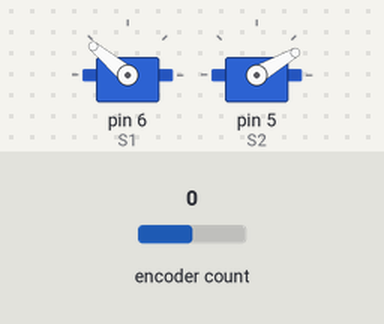
Recording of a sketch running on a simulated Arduino Mega 2560, built with avr-gcc and run on an emulated ATmega2560. On the bench: 2 × servo. The test bench sets the inputs (shaded band); at power-on: encoder count 0. Random numbers use the default seed unless the sketch sets one.

Above: at 0.1 s.
At 2.16 s:
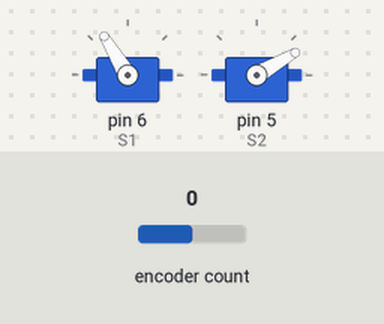
At 25.4 s:
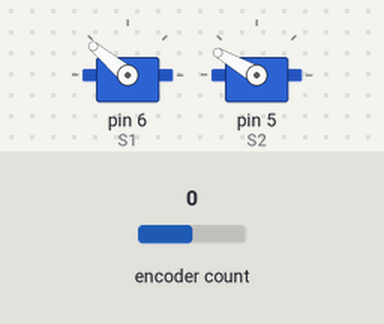
At 38.2 s:
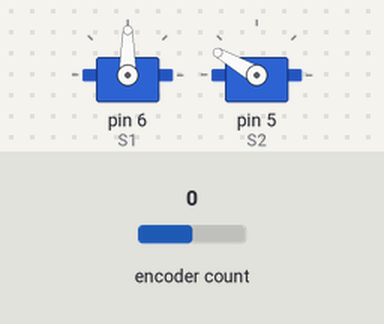
Timing chart, 0 to 40.0 s (numbered marks = the images above):
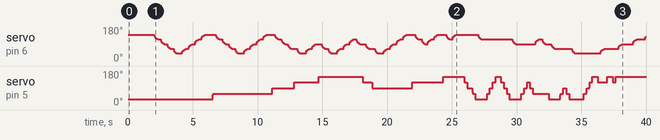

The sketch:

RLCrawler.ino
```cpp
#define DEBUG //Uncomment for debugging mode

//#include <MemoryFree.h>
//#include <pgmStrToRAM.h>
#include "myFcns.h"
//#define ENCODER_USE_INTERRUPTS
#include <Encoder.h>
#include <Servo.h>
Servo S1, S2;
Encoder rot_encoder(2, 3); //avoid using pins with LEDs attached

int h,i,j,k=0;
long iteration_cnt = 0;
long oldPosition  = 0;
volatile long newPosition;
long newPosition_hold = 0;
long ms, ms_hold =0;
int vel = 0;
int vel_dt = 10; // dt in milliseconds for differentiate the wheel velocity from the rot_encoder position
int waitforservos = 70; // wait until the servos moved to new postion in milliseconds

float reward =0;
int action; //up=0; down=1; backwards=2; forwards=3;

int gwS1 = 0; //gridworld state of Servo 1
int gwS2 = 0; //gridworld state of Servo 2
int newgwS1 = 0;
int newgwS2 = 0;
int VigwS1 = 0;
int VigwS2 = 0;
int newVigwS1 = 0;
int newVigwS2 = 0;
int ViAction = 0;
float Vcandidates[4] = {0, 0, 0, 0};
float Vmax = 0;
int policyentry = 0;
int movedir;
float del;

int V_init = 0; //Multiplicaton Factor to initialize QMATRIX
float e_greed = 90;//93; // factor for  e-greedy action selection in range from 0-99; balance between exploration & exploitation
float e_greed_final = 90; //98
float e_greed_step = 0.015; //value with which the e_greed factor is increased in each iteration. This way exploring at the beginning and exploitation at the end can be achieved.
float gamma = 0.95; // 0.5 at 9states worked 0.7 //discount factor of Q-value of next state
float newRweight = 0.3;

bool go_backwards = false;

#define TWENTYFIVE_STATES // Comment this line out to use 3x3 State space
#ifdef TWENTYFIVE_STATES
#define N_STATES     int n_states[2] = {5, 5}; //{Servo1, Servo2}

#define SERVOPOS     int servopos[5][2] = {{40, 30}, \
                                            {65, 60}, \
                                            {90, 90}, \
                                            {115, 120}, \
                                            {140, 150}};

#define GW2STATE     int gw2state[5][5] = {{0, 1, 2, 3, 4}, \
                                            {5, 6, 7, 8, 9}, \
                                            {10, 11, 12, 13, 14}, \
                                            {15, 16, 17, 18, 19}, \
                                            {20, 21, 22, 23, 24}}; //gridworld indices to state number

#define VALUETABLE float V[5][5] = {{1, 1, 1, 1, 1}, {1, 1, 1, 1, 1}, {1, 1, 1, 1, 1}, {1, 1, 1, 1, 1}, {1, 1, 1, 1, 1}};
#define REWARDTABLE float R[5][5][4] = {{{0, 0, 0, 0}, {0, 0, 0, 0}, {0, 0, 0, 0}, {0, 0, 0, 0}, {0, 0, 0, 0}}, {{0, 0, 0, 0}, {0, 0, 0, 0}, {0, 0, 0, 0}, {0, 0, 0, 0}, {0, 0, 0, 0}}, {{0, 0, 0, 0}, {0, 0, 0, 0}, {0, 0, 0, 0}, {0, 0, 0, 0}, {0, 0, 0, 0}}, {{0, 0, 0, 0}, {0, 0, 0, 0}, {0, 0, 0, 0}, {0, 0, 0, 0}, {0, 0, 0, 0}}, {{0, 0, 0, 0}, {0, 0, 0, 0}, {0, 0, 0, 0}, {0, 0, 0, 0}, {0, 0, 0, 0}}};
//#define REWARDTABLE float R[5][5][4] = {{{0, 0, 0, 0}, {0, 0, 0, 0}, {0, 0, 0, 0}, {0, 0, 0, 0}, {0, 0, 0, 0}}, {{0, 0, 0, 0}, {0, 0, 0, 0}, {0, 0, 0, 0}, {0, 0, 0, 0}, {0, 0, 0, 0}}, {{0, 0, 0, 0}, {0, 0, 0, 0}, {0, 0, 0, 0}, {0, 0, 0, 0}, {0, 0, 0, 0}}, {{0, 0, 0, 0}, {0, 0, 0, 0}, {0, 0, 0, 0}, {0, 0, 0, 0}, {0, 0, 0, 0}}, {{0, 0, -100, -100}, {0, 0, 100, -100}, {0, 0, 100, -100}, {0, 0, 100, -100}, {0, 0, 100, -100}}};
#define POLICY int P[5][5] = {{1, 1, 1, 1, 1}, {1, 1, 1, 1, 1}, {1, 1, 1, 1, 1}, {1, 1, 1, 1, 1}, {1, 1, 1, 1, 1}};
#else
#define N_STATES     int n_states[2] = {3, 3};//{Servo1, Servo2}
#define SERVOPOS     int servopos[3][2] = {{85, 30}, \
                                           {105, 90}, \
                                           {120, 150}};
#define GW2STATE     int gw2state[3][3] = {{0, 1, 2}, \
                                            {3, 4, 5}, \
                                            {6, 7, 8}};
#define VALUETABLE float V[3][3] = {{1, 1, 1}, {1, 1, 1}, {1, 1, 1}};
#define REWARDTABLE float R[3][3][4] = {{{0, 0, 0, 0}, {0, 0, 0, 0}, {0, 0, 0, 0}}, {{0, 0, 0, 0}, {0, 0, 0, 0}, {0, 0, 0, 0}}, {{0, 0, 0, 0}, {0, 0, 0, 0}, {0, 0, 0, 0}}};
#define POLICY int P[5][5] = {{1, 1, 1}, {1, 1, 1}, {1, 1, 1}};
#endif
N_STATES
SERVOPOS
GW2STATE
VALUETABLE
REWARDTABLE
POLICY


void setup() {

  S1.attach(6); //range 20 to 180
  S2.attach(5); //range 10 to 150; 90 is 45degree up-forward; 150 is forward-down; 10 is backwards-up
  Serial1.begin(115200);
  Serial1.println("*******************Start-up****************************");

  if(go_backwards)
  {movedir = -1;}
  else
  {movedir = 1;}


  long rnd_seed;
  int op;
  //randomSeed(25); //35 good for 9 states

  for (int p = A0; p <= A7; p++)
  {
    op = random(0, 2);
    if (op == 0)
    {
      rnd_seed += analogRead(p);
    }
    else if (op == 1)
    {
      rnd_seed *= analogRead(p);
    }
    randomSeed(abs(rnd_seed));
  }
  Serial1.print("Random Seed: ");
  Serial1.println(abs(rnd_seed));

  for (h = 0; h < n_states[0]; h++){
    for (i = 0; i < n_states[1]; i++){
      V[h][i] = V[h][i] * V_init; //random(1, 10); // Initialize Value table
      P[h][i] = P[h][i] * random(0, 4); // Initialize Policy Table
    }
  }

DEBUG_PRINTLN("Policy:");
  for (h=0; h < (n_states[0]); h++){
    for(i=0;i < n_states[1]; i++){
      DEBUG_PRINT(P[h][i]);
      DEBUG_PRINT(", ");
    }
    DEBUG_PRINTLN();
  }

  gwS1 = random(0, n_states[0]);
  gwS2 = random(0, n_states[1]); //random initial state
  Serial1.print("Random initial state: ");
  Serial1.println(gw2state[gwS1][gwS2]);
  S1.write(servopos[gwS1][0]);
  S2.write(servopos[gwS2][1]);
  delay(2000);
  Serial1.print("g1: ");
  Serial1.print(gwS1);
  Serial1.print("g2: ");
  Serial1.println(gwS2);
  newPosition_hold = rot_encoder.read();
}

void loop() {


  DEBUG_PRINTLN("****************");
  DEBUG_PRINT("OLD STATE: "); DEBUG_PRINT(gwS1);  DEBUG_PRINT(", "); DEBUG_PRINTLN(gwS2); //DEBUG_PRINTLN(gw2state[gwS1][gwS2]);

//Pick an action by e-greedy policy
if (e_greed <= (e_greed_final - e_greed_step)) { //Increase e_greedy value ofer time to exploit more after some learning
        e_greed = e_greed + e_greed_step;
      }
      else {
        e_greed = e_greed_final;
      }
      DEBUG_PRINT("e-Greed: "); DEBUG_PRINTLN(e_greed);

      //Exploration
      if (random(0, 100) > e_greed){
        action = random(0, 4);
        DEBUG_PRINTLN("e-Greedy: Random Choice");
      }
      else { //Exploitation
        action = P[gwS1][gwS2];
      }
      DEBUG_PRINT("Action: "); DEBUG_PRINTLN(action);

//compute the new state reached by the picked action
   action2state(gwS1, gwS2, newgwS1, newgwS2, n_states, action);
      DEBUG_PRINT("NEW STATE: "); DEBUG_PRINT(newgwS1);  DEBUG_PRINT(", "); DEBUG_PRINTLN(newgwS2); //DEBUG_PRINTLN(gw2state[newgwS1][newgwS2]);
    //DEBUG_PRINT("ng1: ");DEBUG_PRINTLN(newgwS1);
    //DEBUG_PRINT("ng2: ");DEBUG_PRINTLN(newgwS2);

  //update the real world system to the new state -> moving the servos
  //reduce servo speed to the end of the movement with a quadratic growing delay between the servo position increments
  k = 0;
  for (i = 1; i <= abs(servopos[newgwS1][0] - servopos[gwS1][0]); i++)
  {
    if (newgwS1 > gwS1)
    {
      S1.write(servopos[gwS1][0] + i);
    }
    else if (newgwS1 < gwS1)
    {
      S1.write(servopos[gwS1][0] - i);
    }

    if (abs(servopos[newgwS1][0] - servopos[gwS1][0]) - i <= 25 && abs(servopos[newgwS1][0] - servopos[gwS1][0]) - i >= 1)
    {
      del = ((25.0 / 25.0) / 25.0) * ((k+5) * (k+5)); // ((final_delay/delta_steps)/delta_steps)*step^2
      k++;
    }
    else
    {
      del = 0;
    }
    delay((int)del);
    //Serial1.println((int)del);
  }

  for (i = 1; i <= abs(servopos[newgwS2][1] - servopos[gwS2][1]); i++)
  {
    if (newgwS2 > gwS2)
    {
      S2.write(servopos[gwS2][1] + i);
    }
    else if (newgwS2 < gwS2)
    {
      S2.write(servopos[gwS2][1] - i);
    }
    del = ((2.0 / abs(servopos[newgwS2][1] - servopos[gwS2][1])) / abs(servopos[newgwS2][1] - servopos[gwS2][1])) * (i * i); // ((final_delay/delta_steps)/delta_steps)*step^2
    delay((int)del);
  }
  ////delay(waitforservos);
delay(100);
//Measure change in Position with the rotary encoder
   k=0;
   ms_hold = millis();
  while(true) // wait and measure as long as the velocity is above "vel"
  {
    ms = millis();
      if(ms >= ms_hold + vel_dt)
      {
       ms_hold = ms;
       newPosition = rot_encoder.read();
       vel = ((newPosition - newPosition_hold) * 1000) / vel_dt;
        //DEBUG_PRINT("Velocity: ");Serial1.println(vel);
        //DEBUG_PRINTLN(newPosition);

          if(abs(vel) < 300)
          {
           newPosition_hold = newPosition;
           //Serial1.println("BREAK");
           break;
          }

          newPosition_hold = newPosition;
       }
      k++;
  }

//Observe Reward
  reward = newPosition - oldPosition;
  reward = reward * movedir; // Negate reward when moving backwards is selected
  reward = (reward/100);
  reward = reward * reward * reward;
  reward = reward - 20;
  ///R[gwS1][gwS2][action] = reward;
  R[gwS1][gwS2][action] = (1-newRweight) * R[gwS1][gwS2][action] + newRweight *  reward; // a Table with the immediate rewards is required for Val.It..
  //So the rewards for actions are stored in a table and updated throug a lowpass filter in each iteration

  DEBUG_PRINT("OLD POS: "); DEBUG_PRINTLN(oldPosition);
  DEBUG_PRINT("NEW POS: "); DEBUG_PRINTLN(newPosition);
  DEBUG_PRINT("REWARD: "); DEBUG_PRINTLN(reward);
  //delay(1000);

  for (i = 0; i < n_states[0]; i++)
  {
    for( j = 0; j < n_states[1]; j++)
    {
      DEBUG_PRINT("{");
      for ( k = 0; k < 4; k++)
      {
        DEBUG_PRINT(R[i][j][k]);
        if (k < 3){DEBUG_PRINT(", ");}
      }
      DEBUG_PRINT("}, ");
    }
    DEBUG_PRINTLN();
  }

  oldPosition = newPosition;  // Store current position for next iteration

//Value iteration
  for (VigwS1 = 0; VigwS1 < n_states[0] ; VigwS1++){
    for (VigwS2 = 0; VigwS2 < n_states[1]; VigwS2++){

      for (ViAction = 0; ViAction < 4; ViAction++){
        action2state(VigwS1, VigwS2, newVigwS1, newVigwS2, n_states, ViAction);
        Vcandidates[ViAction] =  R[VigwS1][VigwS2][ViAction] + gamma * V[newVigwS1][newVigwS2];
      }

      Vmax = Vcandidates[0];
      policyentry = 0;
      for (i = 1; i < 4; i++){
        if (Vcandidates[i] > Vmax){
          Vmax = Vcandidates[i];
          policyentry = i;
        }
      }

      V[VigwS1][VigwS2] = Vmax;
      P[VigwS1][VigwS2] = policyentry;
    }
  }

//Store new state for next iteration
  gwS2 = newgwS2;
  gwS1 = newgwS1;

  DEBUG_PRINTLN("Value table:");
  for (h=0; h < (n_states[0]); h++){
    for(i=0;i < n_states[1]; i++){
      DEBUG_PRINT(V[h][i]);
      DEBUG_PRINT(", ");
    }
    DEBUG_PRINTLN();
  }

DEBUG_PRINTLN("Policy:");
  for (h=0; h < (n_states[0]); h++){
    for(i=0;i < n_states[1]; i++){
      DEBUG_PRINT(P[h][i]);
      DEBUG_PRINT(", ");
    }
    DEBUG_PRINTLN();
  }

DEBUG_PRINTLN(iteration_cnt);
iteration_cnt++;
//delay(1000);
}
```

action2state.ino
```cpp
void action2state(int gwS1, int gwS2, int& newgwS1, int& newgwS2, int n_states[2], int action) //n_states is the number of states for each servo
{

if (action == 0)
    {
      //Serial1.print("A0 ");
    if ((gwS1 <= 0) && (action == 0))
      {
      newgwS1 = gwS1;
      newgwS2 = gwS2;
      }
    else
      {
      newgwS1 = gwS1 - 1;
      newgwS2 = gwS2;
      }
    }

   if (action == 1)
    { //Serial1.print("A1 ");
    if ((gwS1 >= n_states[0]-1) && (action == 1))
      {
      newgwS1 = gwS1;
      newgwS2 = gwS2;
      }
    else
      {
      newgwS1 = gwS1 + 1;
      newgwS2 = gwS2;
      }
    }

   if (action == 2)
    { //Serial1.print("A2 ");
    if ((gwS2 <= 0) && (action == 2))
      {
      newgwS1 = gwS1;
      newgwS2 = gwS2;
      }
    else
      {
      newgwS1 = gwS1;
      newgwS2 = gwS2 - 1;
      }
    }

   if (action == 3)
    {// Serial1.print("A3 ");
    if ((gwS2 >= n_states[1]-1)) //&& (action == 3))
      {
      newgwS1 = gwS1;
      newgwS2 = gwS2;
      }
    else
      {
      newgwS1 = gwS1;
      newgwS2 = gwS2 + 1;
      }
    }
}
```

e_greedy.ino
```cpp
int e_greedy(float &e_greed, float e_greed_final, float e_greed_step, float Q[4])
{
   int action = 0;
   int n, i = 0;
   int similar_max[4] = {0, 0, 0, 0};
   float max_q = 0;


    //Pick action: e-Greedy:
      if (e_greed <= (e_greed_final - e_greed_step)) //Increase e_greedy value ofer time to exploit more after some learning
      {
      e_greed = e_greed + e_greed_step;
      }
      else {e_greed = e_greed_final;}
      DEBUG_PRINT("e-Greed: "); DEBUG_PRINTLN(e_greed);

      //Exploration
      if (random(0, 100) > e_greed)
      {
      action = random(0, 4);
      DEBUG_PRINTLN("e-Greedy: Random Choice");
      }
      else //Exploitation
      { //find highest q value in current state
      max_q = Q[0];     //Initially guess that the first action (index 0) is has the highest Q-val
      for (i=1; i<4; i++)
        {
        if (Q[i] > max_q) //TODO handle decision between two actions with same Q values
          {
          max_q = Q[i];
          action = i;
          }
        } DEBUG_PRINTLN("e-Greedy: Highest Q-Choice"); DEBUG_PRINT("MAX Q: "); DEBUG_PRINTLN(max_q);
      n=0;
      for (i=0; i<4; i++)
        {
        if(Q[i] == max_q)
          {
          DEBUG_PRINT(i); DEBUG_PRINT(", ");
          similar_max[n] = i;
          n++;
          }
        }

      if(n >= 2)
        {
          DEBUG_PRINT("<- have equal high Q-values");
          action = similar_max[random(0, n)];
          DEBUG_PRINTLN("e-Greedy: Random action choice ot of multiple equal highest Q-Values");
        } //if all q values in current state are zero, pick a random action
      }
    DEBUG_PRINT("Action chosen: ");
    DEBUG_PRINTLN(action);


return action;
}
```

myFcns.h
```cpp
//Epsilon greedy
//int e_greedy(float &e_greed, float e_greed_final, float e_greed_step, float Q[4]);

//Delta: Mapping from actions to states
void action2state(int gwS1, int gwS2, int& newgwS1, int& newgwS2, int n_states[2], int action);

#ifdef DEBUG
#define DEBUG_PRINT(x)    Serial1.print(x)
#define DEBUG_PRINTLN(x)  Serial1.println(x)
#define DEBUG_DELAY(x)    delay(x)
#else
#define DEBUG_PRINT(x)
#define DEBUG_PRINTLN(x)
#define DEBUG_DELAY(x)
#endif
```
